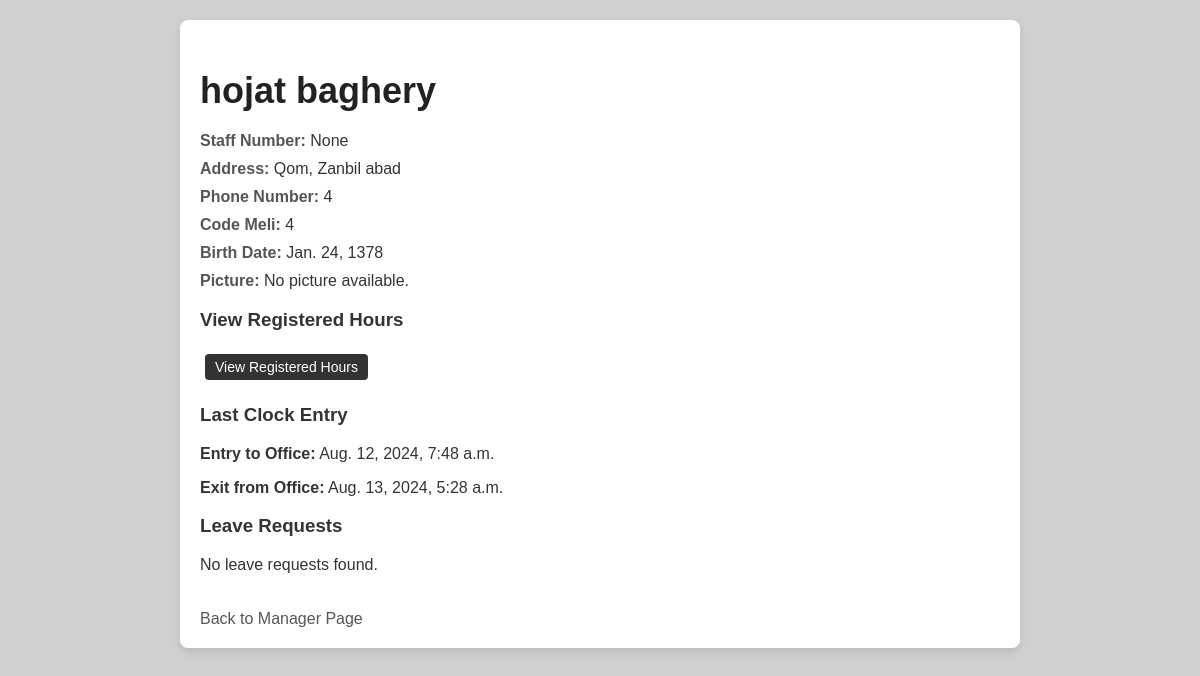
Page /employee/4/ (signed in) on the committed database.
### daftarMain/models.py (models this page shows, shortened)
class OfficeUser(models.Model):
    user = models.OneToOneField(User, on_delete=models.CASCADE, null=True, blank=True) # remove null, blank = true
    first_name = models.CharField(max_length=30)
    last_name = models.CharField(max_length=30)
    phone = models.CharField(max_length=15, unique=True)
    home_phone = models.CharField(max_length=15, unique=True, null=True, blank=True)
    birth_date = models.DateField(null=True, blank=True)
    code_meli = models.CharField(max_length=10)
    office_admin = models.ForeignKey(OfficeManager, on_delete=models.CASCADE, null=True, blank=True) # remove null, blank = true
    staff_number = models.CharField(max_length=20, unique=True, null=True, blank=True)
    staff_pic = models.ImageField(upload_to='staff_pics/', null=True, blank=True)
    address = models.TextField(null=True, blank=True)

class Clock(models.Model):
    entry_to_office = models.DateTimeField(null=True, blank=True)
    exit_from_office = models.DateTimeField(null=True, blank=True)
    office_user = models.ForeignKey(OfficeUser, on_delete=models.CASCADE, null=True, blank=True) # remove null, blank = true
    projects = models.ManyToManyField('Project', related_name="clock_entries", blank=True)

### daftarMain/views.py (the view)
# urls.py: path('employee/<int:employee_id>/', views.employee_detail, name='employee_detail'),
@login_required
def employee_detail(request, employee_id):
    employee = get_object_or_404(OfficeUser, id=employee_id)
    last_clock_entry = Clock.objects.filter(office_user=employee).order_by('-entry_to_office').first()
    leave_requests = Leave.objects.filter(office_user=employee, approved=None).order_by('-start_date')
    context = {
        'employee': employee,
        'last_clock_entry': last_clock_entry,
        'leave_requests': leave_requests,
    }
    return render(request, 'employee_detail.html', context)

### daftarMain/templates/employee_detail.html (shortened to what this page needs)
<!DOCTYPE html>
<html lang="en">
<head>
</head>
<body>
    <div class="container">
        <h2>{{ employee.first_name }} {{ employee.last_name }}</h2>
        <div class="details">
            <p><strong>Staff Number:</strong> {{ employee.staff_number }}</p>
            <p><strong>Address:</strong> {{ employee.address }}</p>
            <p><strong>Phone Number:</strong> {{ employee.phone }}</p>
            <p><strong>Code Meli:</strong> {{ employee.code_meli }}</p>
            <p><strong>Birth Date:</strong> {{ employee.birth_date }}</p>
            {% if employee.staff_pic %}
                <p><strong>Picture:</strong></p>
                <img src="{{ employee.staff_pic.url }}" alt="{{ employee.first_name }}'s Picture" width="200">
            {% else %}
                <p><strong>Picture:</strong> No picture available.</p>
            {% endif %}
            <h3>View Registered Hours</h3>
            <a href="{% url 'registered_hours' employee.id %}" class="button">View Registered Hours</a>
        </div>
        <h3>Last Clock Entry</h3>
        {% if last_clock_entry %}
            <p><strong>Entry to Office:</strong> {{ last_clock_entry.entry_to_office }}</p>
            <p><strong>Exit from Office:</strong> {{ last_clock_entry.exit_from_office }}</p>
        {% else %}
            <p>No clock entries found.</p>
        {% endif %}
        <h3>Leave Requests</h3>
        <div class="leave-requests">
            {% if leave_requests %}
                <ul>
                    {% for leave in leave_requests %}
                    <li>
                        {{ leave.leave_type }} leave from
                        {% if leave.leave_type == 'daily' %}
                            {{ leave.start_date }}
                            to {{ leave.end_date }}
                        {% elif leave.leave_type == 'hourly' %}
                            {{ leave.start_time }}
                            to {{ leave.end_time }}
                        {% endif %} <br>
                        <strong>Reason:</strong> {{ leave.reason }} <br>
                        <div class="buttons">
                            <form method="post" action="{% url 'approve_leave' leave.id %}" style="display:inline;">
                                {% csrf_token %}
                                <button type="submit" class="button">Approve</button>
                            </form>
                            <form method="post" action="{% url 'deny_leave' leave.id %}" style="display:inline;">
                                {% csrf_token %}
                                <button type="submit" class="button">Deny</button>
                            </form>
                        </div>
                    </li>
                    {% endfor %}
                </ul>
            {% else %}
                <p>No leave requests found.</p>
            {% endif %}
        </div>
        <a href="{% url 'office_manager_page' %}" class="back-link">Back to Manager Page</a>
    </div>
</body>
</html>

### daftarMain/templates/employee_detail.html (style rules this page uses)
body { font-family: Arial, sans-serif; margin: 20px; background-color: #d0d0d0; color: #333; }
.container { background: #fff; border-radius: 8px; box-shadow: 0 4px 8px rgba(0, 0, 0, 0.1); padding: 20px; max-width: 800px; margin: auto; }
h2 { font-size: 36px; color: #222; margin-bottom: 20px; }
.details p { margin: 10px 0; }
.details strong { color: #555; }
.button { display: inline-block; padding: 5px 10px; margin: 5px; border: none; border-radius: 4px; color: #fff; background-color: #333; text-decoration: none; font-size: 14px; text-align: center; }
.back-link { display: inline-block; margin-top: 20px; text-decoration: none; color: #555; font-size: 16px; }

### rows in the picture
OfficeUser: first_name "hojat", last_name "baghery", staff_number "None", address "Qom, Zanbil abad", phone "4", code_meli "4", birth_date "Jan. 24, 1378"
Clock: entry_to_office "Aug. 12, 2024, 7:48 a.m.", exit_from_office "Aug. 13, 2024, 5:28 a.m."
